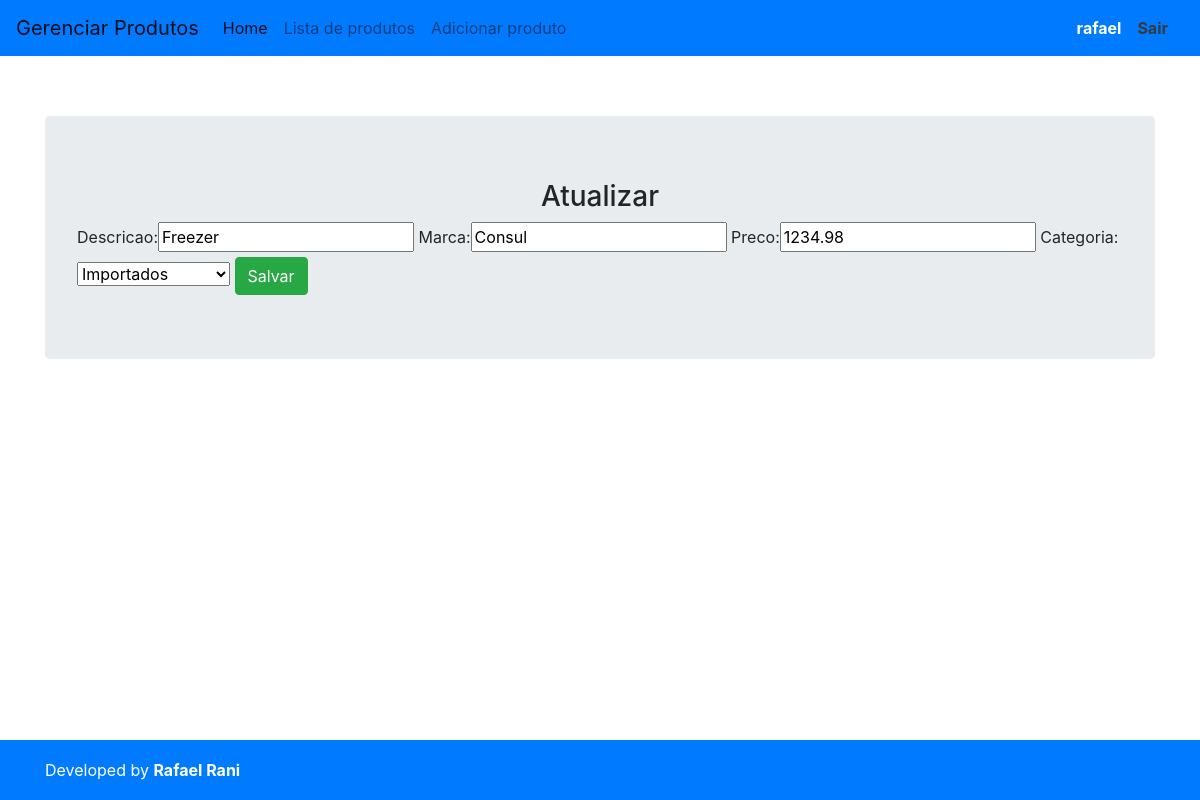
Page /produtos/update/9/ (signed in) on the committed database.
### produtos/models.py (models this page shows, shortened)
class Produto(models.Model):
    CATEGORIA_CHOICES = (
            (1, "Importados"),
            (2, "Vestuário"),
            (3, "Acessórios"),
            (4, "Eletrodomésticos")
        )
    descricao = models.CharField(max_length=100)
    marca = models.CharField(max_length=100)
    preco = models.DecimalField(max_digits=7, decimal_places=2)
    categoria = models.IntegerField(choices=CATEGORIA_CHOICES, default=1)

### produtos/views.py (the view)
# urls.py: path('update/<int:id>/', produtos_update, name="produtos_update"),
@login_required
def produtos_update(request, id):
    produto = get_object_or_404(Produto, pk=id)
    form = ProdutoForm(request.POST or None, request.FILES or None, instance=produto)
    if form.is_valid():
        form.save()
        return redirect('produtos_list')
    return render(request, 'produtos_form.html', {'form': form, 'update': True})

### produtos/forms.py
class ProdutoForm(ModelForm):
    class Meta:
        model = Produto
        fields = ['descricao', 'marca', 'preco', 'categoria']

### produtos/templates/produtos_form.html (shortened to what this page needs)
{% extends 'base.html' %}
{% load bootstrap %}
{% block main %}
    {% if update %}
        <h3 align="center">Atualizar</h3>
    {% else %}
        <h3 align="center">Adicionar</h3>
    {% endif %}
    <form method="POST" enctype="multipart/form-data">
        {{ form|bootstrap }}
        <button type="submit" class="btn btn-success">Salvar</button>
    </form>
{% endblock %}

### templates/base.html (shortened to what this page needs)
{% load static %}
<!doctype html>
<html lang="pt-br">
    <head>
        <link rel="stylesheet" href="https://stackpath.bootstrapcdn.com/bootstrap/4.1.3/css/bootstrap.min.css">
        <link rel="stylesheet" href="https://stackpath.bootstrapcdn.com/font-awesome/4.7.0/css/font-awesome.min.css">
        <link rel="stylesheet" href="{% static 'sticky-footer.css' %}">
    </head>
    <body>
        <nav class="navbar navbar-expand-lg navbar-light bg-primary">
            <a class="navbar-brand" href="#">Gerenciar Produtos</a>
            <div class="collapse navbar-collapse" id="navbarTogglerDemo03">
            <ul class="navbar-nav mr-auto mt-2 mt-lg-0">
                <li class="nav-item active">
                <a class="nav-link" href="{% url 'home' %}">Home <span class="sr-only">(Página atual)</span></a>
                </li>
                <li class="nav-item">
                <a class="nav-link" href="{% url 'produtos_list' %}">Lista de produtos</a>
                </li>
                <li class="nav-item">
                <a class="nav-link" href="{% url 'produtos_new' %}">Adicionar produto</a>
                </li>
            </ul>
            <form class="form-inline my-2 my-lg-0">
                {% if user.is_authenticated %}
                    <strong class="text-white">{{ user.username }}</strong>
                    <a class="nav-link" href="{% url 'my_logout' %}"><strong class="text-dark">Sair</strong></a>
                {% endif %}
            </form>
            </div>
        </nav>
        <div class="container">
            <div class="jumbotron">
                {% block main %}
                {% endblock %}
            </div>
        </div>
        <footer class="footer bg-primary">
            <div class="container">
                <span class="text-white">Developed by <a href="https://www.linkedin.com/in/rafael-rani-686599ba/"><strong class="text-white">Rafael Rani</strong></a></span>
            </div>
        </footer>
    </body>
</html>

### statics/sticky-footer.css (style rules this page uses)
html { position: relative; min-height: 100%; }
body { margin-bottom: 60px; }
.footer { position: absolute; bottom: 0; width: 100%; height: 60px; line-height: 60px; background-color: #f5f5f5; }
body > .container { padding: 60px 15px 0; }
.footer > .container { padding-right: 15px; padding-left: 15px; }

### rows in the picture
Produto: descricao "Freezer", marca "Consul", preco "1234.98", categoria "Importados"

### other values in the picture
{{ user.username }} "rafael"
